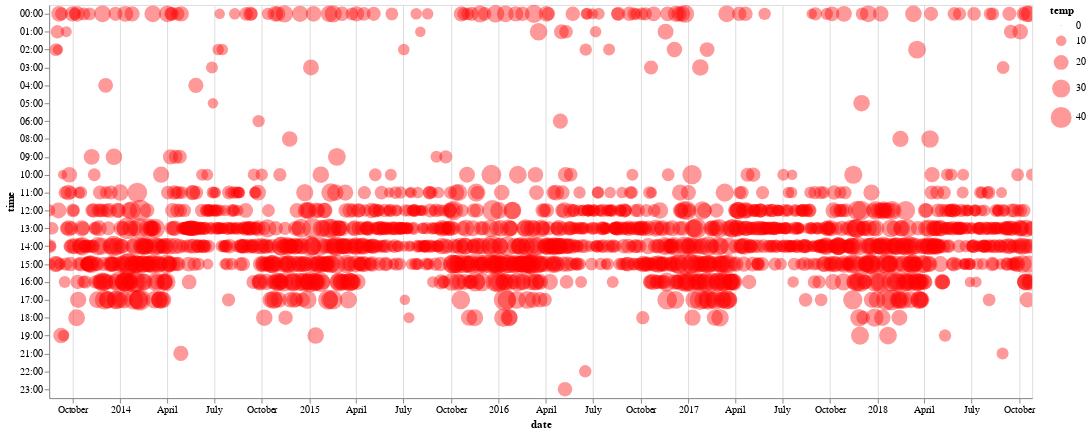

Notebook code cell kept with this figure:
### Code cell
nl.scatter(
    data,
    "date:T",
    "time",
    size = "temp",
    color = "red",
    range = [1, 500]
).properties(
    height = 400
).mark_circle(
    opacity = 0.4
)

### Figure 1 — Vega-Lite specification as saved in the notebook (floating-point values rounded to 4 significant figures; data arrays with more than 128 entries replaced by an {"elided": "..."} marker saying what was removed)
{"$schema": "https://vega.github.io/schema/vega-lite/v2.4.3.json", "config": {"view": {"height": 300, "width": 400}}, "data": {"values": {"elided": "1870 records"}}, "encoding": {"color": {"value": "red"}, "size": {"field": "temp", "scale": {"range": [1, 500]}, "type": "quantitative"}, "tooltip": [{"field": "date", "type": "temporal"}, {"field": "time", "type": "nominal"}, {"field": "temp", "type": "quantitative"}, {"field": "year", "type": "nominal"}], "x": {"field": "date", "type": "temporal"}, "y": {"field": "time", "stack": null, "type": "nominal"}}, "height": 400, "mark": {"opacity": 0.4, "type": "circle"}, "selection": {"selector003": {"bind": "scales", "encodings": ["x"], "mark": {"fill": "#333", "fillOpacity": 0.125, "stroke": "white"}, "on": "[mousedown, window:mouseup] > window:mousemove!", "resolve": "global", "translate": "[mousedown, window:mouseup] > window:mousemove!", "type": "interval", "zoom": "wheel!"}}, "width": 1000}
